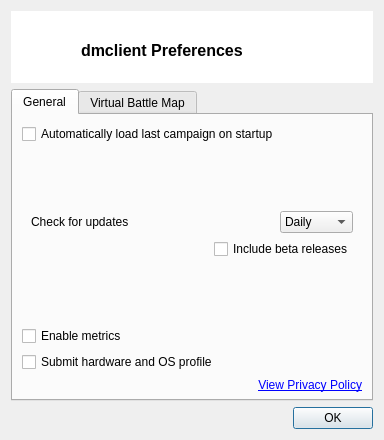
<?xml version="1.0" encoding="UTF-8"?>
<ui version="4.0">
 <class>PreferencesDialog</class>
 <widget class="QDialog" name="PreferencesDialog">
  <property name="windowModality">
   <enum>Qt::ApplicationModal</enum>
  </property>
  <property name="geometry">
   <rect>
    <x>0</x>
    <y>0</y>
    <width>384</width>
    <height>440</height>
   </rect>
  </property>
  <property name="sizePolicy">
   <sizepolicy hsizetype="Minimum" vsizetype="Minimum">
    <horstretch>0</horstretch>
    <verstretch>0</verstretch>
   </sizepolicy>
  </property>
  <property name="windowTitle">
   <string>&lt;&lt;do not localise&gt;&gt;</string>
  </property>
  <property name="windowIcon">
   <iconset resource="../icons.qrc">
    <normaloff>:/icons/logo.png</normaloff>:/icons/logo.png</iconset>
  </property>
  <property name="sizeGripEnabled">
   <bool>false</bool>
  </property>
  <property name="modal">
   <bool>true</bool>
  </property>
  <layout class="QVBoxLayout" name="verticalLayout_4">
   <item>
    <widget class="QWidget" name="widget" native="true">
     <property name="minimumSize">
      <size>
       <width>128</width>
       <height>72</height>
      </size>
     </property>
     <property name="styleSheet">
      <string notr="true">background-color: white;</string>
     </property>
     <widget class="QLabel" name="label">
      <property name="geometry">
       <rect>
        <x>70</x>
        <y>30</y>
        <width>171</width>
        <height>17</height>
       </rect>
      </property>
      <property name="text">
       <string>&lt;html&gt;&lt;head/&gt;&lt;body&gt;&lt;p&gt;&lt;span style=&quot; font-size:12pt; font-weight:600;&quot;&gt;dmclient Preferences&lt;/span&gt;&lt;/p&gt;&lt;/body&gt;&lt;/html&gt;</string>
      </property>
     </widget>
     <widget class="QLabel" name="logoLbl">
      <property name="geometry">
       <rect>
        <x>10</x>
        <y>10</y>
        <width>51</width>
        <height>51</height>
       </rect>
      </property>
      <property name="text">
       <string/>
      </property>
      <property name="pixmap">
       <pixmap resource="../icons.qrc">:/icons/logo.png</pixmap>
      </property>
      <property name="scaledContents">
       <bool>true</bool>
      </property>
     </widget>
    </widget>
   </item>
   <item>
    <widget class="QTabWidget" name="tabWidget">
     <property name="currentIndex">
      <number>0</number>
     </property>
     <widget class="QWidget" name="generalTab">
      <attribute name="title">
       <string>General</string>
      </attribute>
      <layout class="QVBoxLayout" name="verticalLayout_2" stretch="0,0,0,0,0,0,0">
       <property name="bottomMargin">
        <number>7</number>
       </property>
       <item>
        <widget class="QCheckBox" name="alwaysLoadLastCampaign">
         <property name="text">
          <string>Automatically load last campaign on startup</string>
         </property>
        </widget>
       </item>
       <item>
        <spacer name="verticalSpacer_2">
         <property name="orientation">
          <enum>Qt::Vertical</enum>
         </property>
         <property name="sizeHint" stdset="0">
          <size>
           <width>20</width>
           <height>22</height>
          </size>
         </property>
        </spacer>
       </item>
       <item>
        <layout class="QHBoxLayout" name="horizontalLayout_6" stretch="0">
         <item>
          <widget class="QWidget" name="updateSection" native="true">
           <layout class="QVBoxLayout" name="verticalLayout">
            <item>
             <layout class="QHBoxLayout" name="horizontalLayout_4" stretch="1,0">
              <item>
               <widget class="QLabel" name="label_2">
                <property name="text">
                 <string>Check for updates</string>
                </property>
               </widget>
              </item>
              <item>
               <widget class="QComboBox" name="updateFrequencyCombo">
                <item>
                 <property name="text">
                  <string>Daily</string>
                 </property>
                </item>
                <item>
                 <property name="text">
                  <string>Weekly</string>
                 </property>
                </item>
                <item>
                 <property name="text">
                  <string>Monthly</string>
                 </property>
                </item>
                <item>
                 <property name="text">
                  <string>Never</string>
                 </property>
                </item>
               </widget>
              </item>
             </layout>
            </item>
            <item>
             <layout class="QHBoxLayout" name="horizontalLayout_5" stretch="1,0">
              <item>
               <spacer name="horizontalSpacer_2">
                <property name="orientation">
                 <enum>Qt::Horizontal</enum>
                </property>
                <property name="sizeHint" stdset="0">
                 <size>
                  <width>40</width>
                  <height>20</height>
                 </size>
                </property>
               </spacer>
              </item>
              <item>
               <widget class="QCheckBox" name="includeBetaReleases">
                <property name="text">
                 <string>Include beta releases</string>
                </property>
               </widget>
              </item>
             </layout>
            </item>
           </layout>
          </widget>
         </item>
        </layout>
       </item>
       <item>
        <spacer name="verticalSpacer">
         <property name="orientation">
          <enum>Qt::Vertical</enum>
         </property>
         <property name="sizeHint" stdset="0">
          <size>
           <width>20</width>
           <height>22</height>
          </size>
         </property>
        </spacer>
       </item>
       <item>
        <widget class="QCheckBox" name="enableMetrics">
         <property name="text">
          <string>Enable metrics</string>
         </property>
        </widget>
       </item>
       <item>
        <widget class="QCheckBox" name="enableHWOSReport">
         <property name="text">
          <string>Submit hardware and OS profile</string>
         </property>
        </widget>
       </item>
       <item>
        <widget class="QLabel" name="label_3">
         <property name="text">
          <string>&lt;html&gt;&lt;head/&gt;&lt;body&gt;&lt;p&gt;&lt;a href=&quot;https://theshrine.ca/dmclient/privacy&quot;&gt;&lt;span style=&quot; text-decoration: underline; color:#0000ff;&quot;&gt;View Privacy Policy&lt;/span&gt;&lt;/a&gt;&lt;/p&gt;&lt;/body&gt;&lt;/html&gt;</string>
         </property>
         <property name="alignment">
          <set>Qt::AlignRight|Qt::AlignTrailing|Qt::AlignVCenter</set>
         </property>
        </widget>
       </item>
      </layout>
     </widget>
     <widget class="QWidget" name="vbmTab">
      <attribute name="title">
       <string>Virtual Battle Map</string>
      </attribute>
      <layout class="QVBoxLayout" name="verticalLayout_3" stretch="0,0,1">
       <item>
        <widget class="QCheckBox" name="useHardwareAcceleration">
         <property name="text">
          <string>Use hardware accelerated rendering</string>
         </property>
        </widget>
       </item>
       <item>
        <widget class="QStackedWidget" name="vbmDisplayDetachStackWidget">
         <property name="currentIndex">
          <number>0</number>
         </property>
         <widget class="QWidget" name="Page1">
          <layout class="QHBoxLayout" name="horizontalLayout_2">
           <property name="leftMargin">
            <number>0</number>
           </property>
           <property name="topMargin">
            <number>0</number>
           </property>
           <property name="rightMargin">
            <number>0</number>
           </property>
           <property name="bottomMargin">
            <number>0</number>
           </property>
           <item>
            <layout class="QHBoxLayout" name="horizontalLayout" stretch="1,0">
             <item>
              <widget class="QCheckBox" name="alwaysDetachVBM">
               <property name="text">
                <string>Always detach windows to display:</string>
               </property>
              </widget>
             </item>
             <item>
              <widget class="QComboBox" name="displayCombo"/>
             </item>
            </layout>
           </item>
          </layout>
         </widget>
         <widget class="QWidget" name="page">
          <layout class="QHBoxLayout" name="horizontalLayout_3">
           <item>
            <widget class="QLabel" name="label_4">
             <property name="text">
              <string>No external display detected.</string>
             </property>
            </widget>
           </item>
          </layout>
         </widget>
        </widget>
       </item>
       <item>
        <spacer name="verticalSpacer_3">
         <property name="orientation">
          <enum>Qt::Vertical</enum>
         </property>
         <property name="sizeHint" stdset="0">
          <size>
           <width>20</width>
           <height>190</height>
          </size>
         </property>
        </spacer>
       </item>
      </layout>
     </widget>
    </widget>
   </item>
   <item>
    <widget class="QDialogButtonBox" name="buttonBox">
     <property name="orientation">
      <enum>Qt::Horizontal</enum>
     </property>
     <property name="standardButtons">
      <set>QDialogButtonBox::Ok</set>
     </property>
    </widget>
   </item>
  </layout>
 </widget>
 <tabstops>
  <tabstop>tabWidget</tabstop>
  <tabstop>alwaysLoadLastCampaign</tabstop>
  <tabstop>updateFrequencyCombo</tabstop>
  <tabstop>includeBetaReleases</tabstop>
  <tabstop>enableMetrics</tabstop>
  <tabstop>enableHWOSReport</tabstop>
  <tabstop>alwaysDetachVBM</tabstop>
  <tabstop>displayCombo</tabstop>
  <tabstop>buttonBox</tabstop>
 </tabstops>
 <resources>
  <include location="../icons.qrc"/>
 </resources>
 <connections>
  <connection>
   <sender>buttonBox</sender>
   <signal>accepted()</signal>
   <receiver>PreferencesDialog</receiver>
   <slot>accept()</slot>
   <hints>
    <hint type="sourcelabel">
     <x>257</x>
     <y>405</y>
    </hint>
    <hint type="destinationlabel">
     <x>157</x>
     <y>274</y>
    </hint>
   </hints>
  </connection>
  <connection>
   <sender>buttonBox</sender>
   <signal>rejected()</signal>
   <receiver>PreferencesDialog</receiver>
   <slot>reject()</slot>
   <hints>
    <hint type="sourcelabel">
     <x>325</x>
     <y>405</y>
    </hint>
    <hint type="destinationlabel">
     <x>286</x>
     <y>274</y>
    </hint>
   </hints>
  </connection>
 </connections>
</ui>
